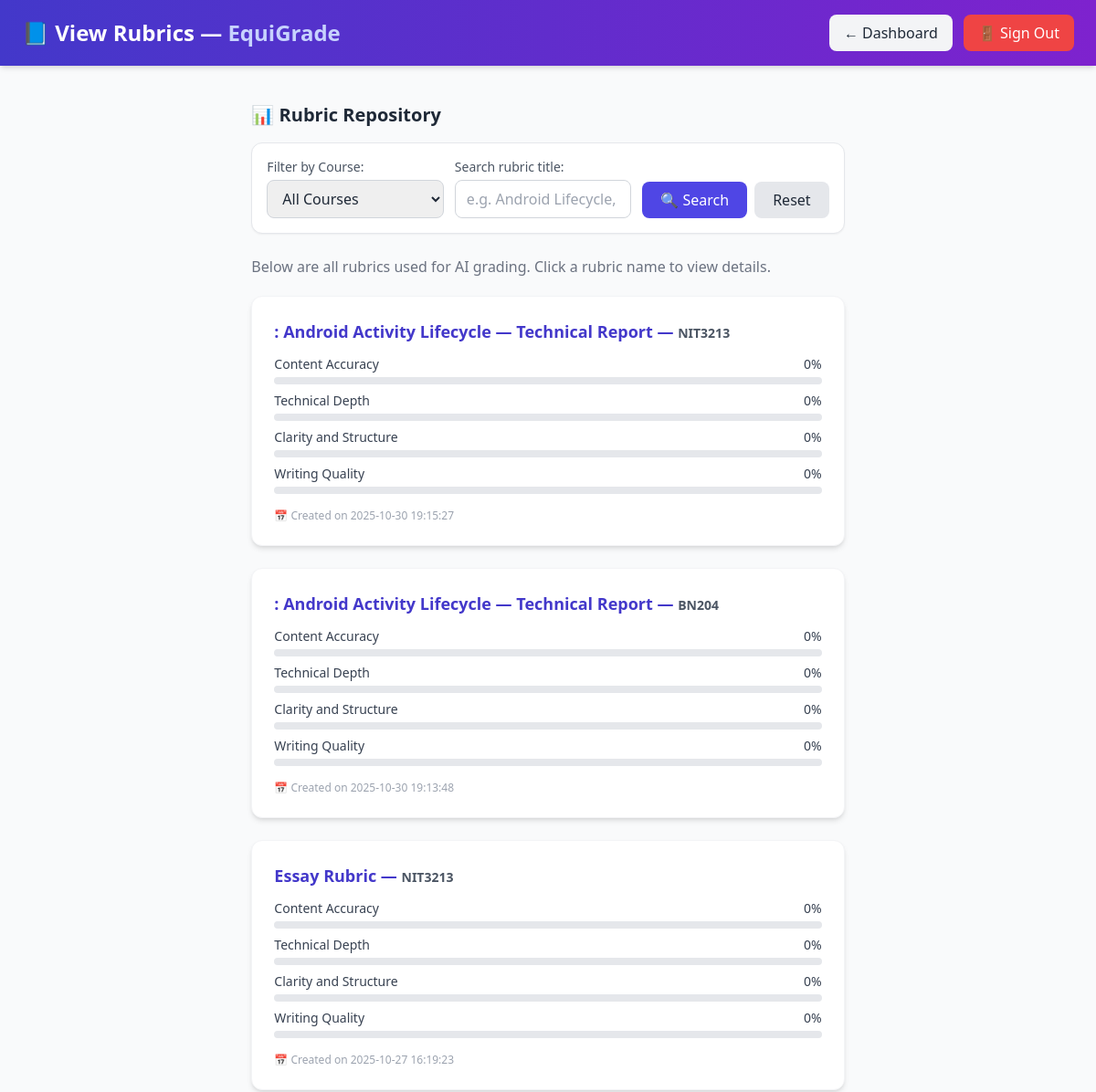
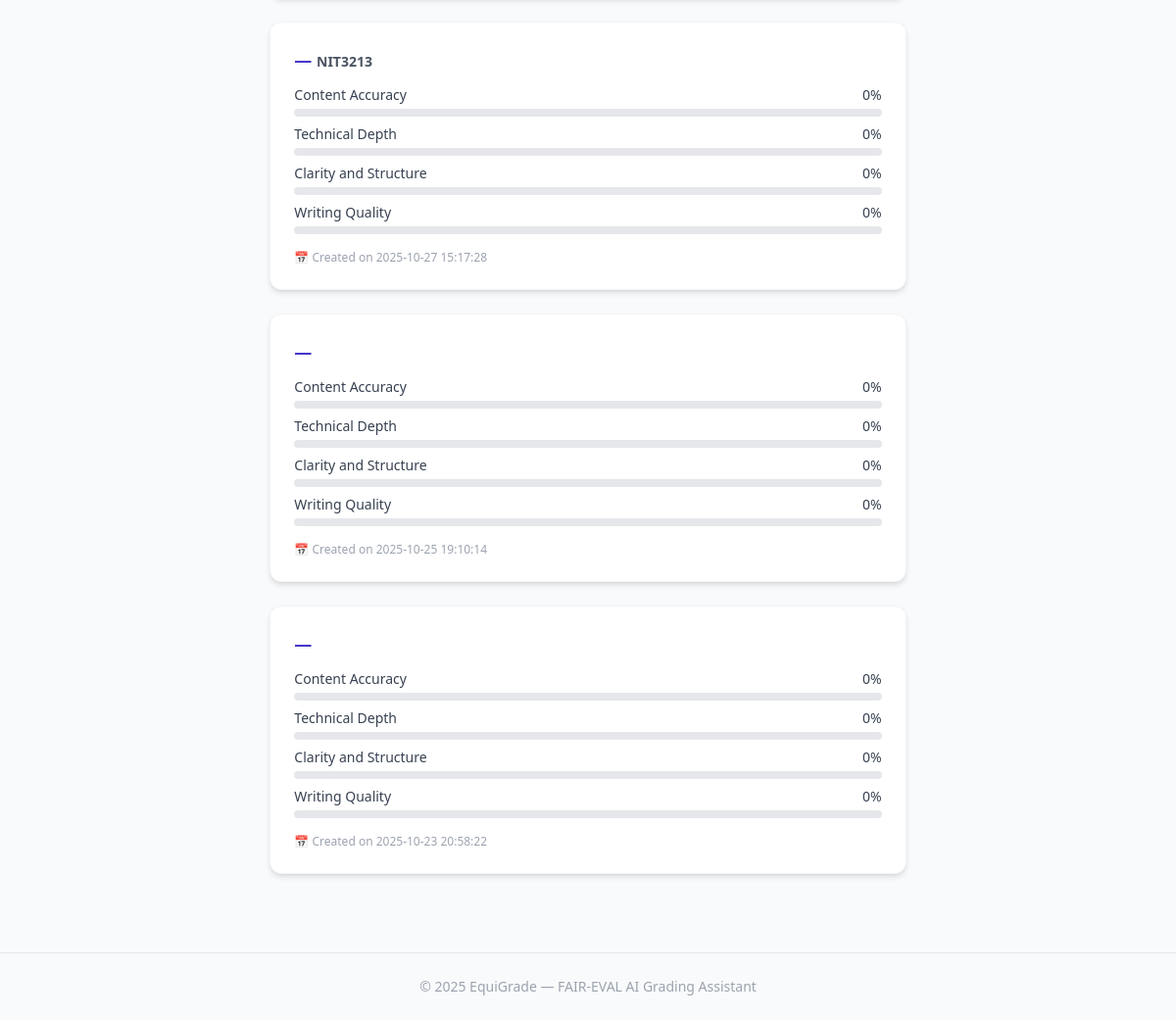
The app's page /view-rubrics.php (signed in) with its own data (2 pictures, top to bottom).
### tables this page shows
CREATE TABLE `rubrics` (
  `rubric_id` int(11) NOT NULL,
  `assignment_id` int(11) DEFAULT NULL,
  `title` varchar(255) NOT NULL,
  `description` text DEFAULT NULL,
  `criteria_json` longtext DEFAULT NULL CHECK (json_valid(`criteria_json`)),
  `created_by` int(11) NOT NULL,
  `created_at` datetime DEFAULT current_timestamp(),
  `course` varchar(50) DEFAULT NULL,
  `rubric_title` varchar(255) DEFAULT NULL
);

### view-rubrics.php (the view, shortened to what this page needs)
<?php
global $pdo;
$search = trim($_GET['search'] ?? '');
$query = "SELECT * FROM rubrics WHERE 1=1";
$params = [];
$query .= " ORDER BY created_at DESC";
$stmt = $pdo->prepare($query);
$stmt->execute($params);
$rubrics = $stmt->fetchAll(PDO::FETCH_ASSOC);
?>
<!DOCTYPE html>
<html lang="en">
<head>
  <script src="https://cdn.tailwindcss.com"></script>
</head>
<body class="bg-gray-50 text-gray-800 min-h-screen flex flex-col">
  <header class="bg-gradient-to-r from-indigo-700 to-purple-700 text-white shadow-md">
    <div class="max-w-7xl mx-auto px-6 py-4 flex justify-between items-center">
      <h1 class="text-2xl font-bold">📘 View Rubrics — <span class="text-indigo-200">EquiGrade</span></h1>
      <div class="flex items-center gap-3">
        <a href="submission-dashboard.php" class="bg-gray-100 hover:bg-gray-200 text-gray-800 px-4 py-2 rounded-lg transition font-medium">
          ← Dashboard
        </a>
        <a href="logout.php" class="bg-red-500 hover:bg-red-600 text-white px-4 py-2 rounded-lg transition font-medium">
          🚪 Sign Out
        </a>
      </div>
    </div>
  </header>
  <main class="max-w-6xl mx-auto px-6 py-10 flex-grow">
    <h2 class="text-xl font-semibold text-gray-800 mb-4 flex items-center gap-2">
      <span>📊 Rubric Repository</span>
    </h2>
    <form method="get" class="flex flex-col sm:flex-row gap-3 mb-6 bg-white p-4 rounded-xl shadow-sm border border-gray-200">
      <div class="flex-1">
        <label class="block text-gray-600 text-sm mb-1">Filter by Course:</label>
        <select name="course" class="w-full border border-gray-300 rounded-lg px-3 py-2 focus:ring-2 focus:ring-indigo-500">
          <option value="">All Courses</option>
        </select>
      </div>
      <div class="flex-1">
        <label class="block text-gray-600 text-sm mb-1">Search rubric title:</label>
        <input type="text" name="search" value="<?= htmlspecialchars($search) ?>"
               placeholder="e.g. Android Lifecycle, Database Design..."
               class="w-full border border-gray-300 rounded-lg px-3 py-2 focus:ring-2 focus:ring-indigo-500">
      </div>
      <div class="flex items-end gap-2">
        <button type="submit" class="bg-indigo-600 hover:bg-indigo-700 text-white px-5 py-2 rounded-lg transition font-medium">
          🔍 Search
        </button>
        <a href="view-rubrics.php" class="bg-gray-200 hover:bg-gray-300 text-gray-800 px-5 py-2 rounded-lg transition font-medium">
          Reset
        </a>
      </div>
    </form>
    <p class="text-gray-500 mb-5">Below are all rubrics used for AI grading. Click a rubric name to view details.</p>
    <div class="space-y-6">
      <?php if (count($rubrics) > 0): ?>
        <?php foreach ($rubrics as $r): ?>
          <div class="bg-white shadow-md hover:shadow-lg border border-gray-100 rounded-xl p-6 transition transform hover:-translate-y-1">
            <a href="rubric-details.php?id=<?= $r['rubric_id'] ?>"
               class="text-indigo-700 font-semibold text-lg hover:underline">
              <?= htmlspecialchars($r['rubric_title']) ?> — <span class="text-gray-600 text-sm"><?= htmlspecialchars($r['course']) ?></span>
            </a>
            <div class="mt-3 space-y-2">
              <?php
              $criteria = [
                'Content Accuracy' => $r['content_weight'] ?? 0,
                'Technical Depth' => $r['technical_weight'] ?? 0,
                'Clarity and Structure' => $r['clarity_weight'] ?? 0,
                'Writing Quality' => $r['writing_weight'] ?? 0,
              ];
              foreach ($criteria as $label => $weight): ?>
                <div>
                  <div class="flex justify-between text-sm font-medium text-gray-700">
                    <span><?= htmlspecialchars($label) ?></span>
                    <span><?= $weight ?>%</span>
                  </div>
                  <div class="w-full bg-gray-200 rounded-full h-2 mt-1">
                  </div>
                </div>
              <?php endforeach; ?>
            </div>
            <p class="text-xs text-gray-400 mt-4">📅 Created on <?= htmlspecialchars($r['created_at']) ?></p>
          </div>
        <?php endforeach; ?>
      <?php else: ?>
        <div class="text-center text-gray-500 mt-10">No rubrics found.</div>
      <?php endif; ?>
    </div>
  </main>
  <footer class="text-center py-6 text-gray-400 text-sm border-t mt-10">
    © 2025 EquiGrade — FAIR-EVAL AI Grading Assistant
  </footer>
</body>
</html>

### records on screen
rubrics: rubric_title ": Android Activity Lifecycle — Technical Report", course "NIT3213", label "Content Accuracy", weight "0", label "Technical Depth", label "Clarity and Structure", label "Writing Quality", created_at "2025-10-30 19:15:27"
rubrics: rubric_title ": Android Activity Lifecycle — Technical Report", course "BN204", label "Content Accuracy", weight "0", label "Technical Depth", label "Clarity and Structure", label "Writing Quality", created_at "2025-10-30 19:13:48"
rubrics: rubric_title "Essay Rubric", course "NIT3213", label "Content Accuracy", weight "0", label "Technical Depth", label "Clarity and Structure", label "Writing Quality", created_at "2025-10-27 16:19:23"
rubrics: course "NIT3213", label "Content Accuracy", weight "0", label "Technical Depth", label "Clarity and Structure", label "Writing Quality", created_at "2025-10-27 15:17:28"
rubrics: label "Content Accuracy", weight "0", label "Technical Depth", label "Clarity and Structure", label "Writing Quality", created_at "2025-10-25 19:10:14"
rubrics: label "Content Accuracy", weight "0", label "Technical Depth", label "Clarity and Structure", label "Writing Quality", created_at "2025-10-23 20:58:22"
